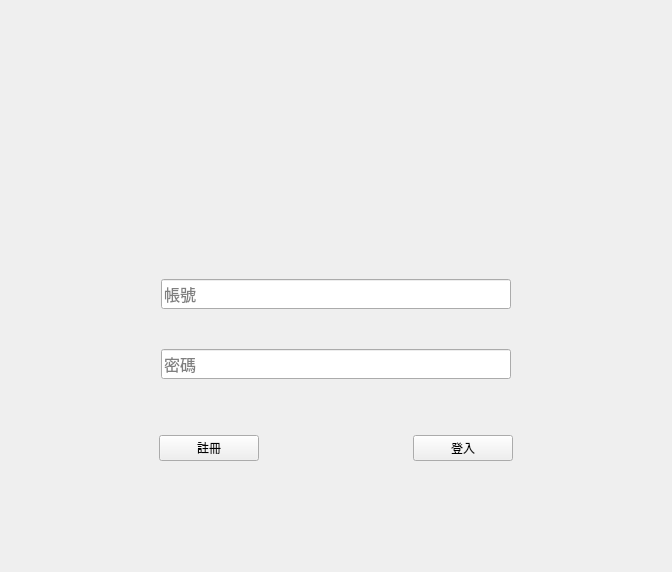
<?xml version="1.0" encoding="UTF-8"?>
<ui version="4.0">
 <class>Form</class>
 <widget class="QWidget" name="Form">
  <property name="geometry">
   <rect>
    <x>0</x>
    <y>0</y>
    <width>672</width>
    <height>572</height>
   </rect>
  </property>
  <property name="windowTitle">
   <string>Form</string>
  </property>
  <layout class="QVBoxLayout" name="verticalLayout_4">
   <item>
    <spacer name="verticalSpacer_2">
     <property name="orientation">
      <enum>Qt::Vertical</enum>
     </property>
     <property name="sizeType">
      <enum>QSizePolicy::Fixed</enum>
     </property>
     <property name="sizeHint" stdset="0">
      <size>
       <width>100</width>
       <height>10</height>
      </size>
     </property>
    </spacer>
   </item>
   <item>
    <widget class="QLabel" name="label_2">
     <property name="text">
      <string/>
     </property>
     <property name="pixmap">
      <pixmap>icon.png</pixmap>
     </property>
     <property name="alignment">
      <set>Qt::AlignCenter</set>
     </property>
    </widget>
   </item>
   <item>
    <layout class="QVBoxLayout" name="verticalLayout" stretch="0,0,0,0">
     <property name="spacing">
      <number>20</number>
     </property>
     <property name="sizeConstraint">
      <enum>QLayout::SetDefaultConstraint</enum>
     </property>
     <property name="leftMargin">
      <number>150</number>
     </property>
     <property name="topMargin">
      <number>0</number>
     </property>
     <property name="rightMargin">
      <number>150</number>
     </property>
     <property name="bottomMargin">
      <number>50</number>
     </property>
     <item>
      <widget class="QLabel" name="label">
       <property name="maximumSize">
        <size>
         <width>500</width>
         <height>250</height>
        </size>
       </property>
       <property name="text">
        <string/>
       </property>
       <property name="pixmap">
        <pixmap>../../Downloads/icon.png</pixmap>
       </property>
       <property name="alignment">
        <set>Qt::AlignCenter</set>
       </property>
      </widget>
     </item>
     <item>
      <widget class="QLineEdit" name="lineEdit">
       <property name="minimumSize">
        <size>
         <width>350</width>
         <height>30</height>
        </size>
       </property>
       <property name="maximumSize">
        <size>
         <width>350</width>
         <height>30</height>
        </size>
       </property>
       <property name="font">
        <font>
         <family>微軟正黑體</family>
         <pointsize>12</pointsize>
        </font>
       </property>
       <property name="placeholderText">
        <string>帳號</string>
       </property>
      </widget>
     </item>
     <item>
      <spacer name="verticalSpacer_4">
       <property name="orientation">
        <enum>Qt::Vertical</enum>
       </property>
       <property name="sizeType">
        <enum>QSizePolicy::Fixed</enum>
       </property>
       <property name="sizeHint" stdset="0">
        <size>
         <width>20</width>
         <height>20</height>
        </size>
       </property>
      </spacer>
     </item>
     <item>
      <widget class="QLineEdit" name="lineEdit_2">
       <property name="minimumSize">
        <size>
         <width>350</width>
         <height>30</height>
        </size>
       </property>
       <property name="maximumSize">
        <size>
         <width>350</width>
         <height>30</height>
        </size>
       </property>
       <property name="font">
        <font>
         <family>微軟正黑體</family>
         <pointsize>12</pointsize>
        </font>
       </property>
       <property name="contextMenuPolicy">
        <enum>Qt::ActionsContextMenu</enum>
       </property>
       <property name="echoMode">
        <enum>QLineEdit::Password</enum>
       </property>
       <property name="placeholderText">
        <string>密碼</string>
       </property>
      </widget>
     </item>
    </layout>
   </item>
   <item>
    <layout class="QHBoxLayout" name="horizontalLayout">
     <property name="topMargin">
      <number>0</number>
     </property>
     <property name="rightMargin">
      <number>0</number>
     </property>
     <item>
      <widget class="QPushButton" name="pushButton">
       <property name="maximumSize">
        <size>
         <width>100</width>
         <height>16777215</height>
        </size>
       </property>
       <property name="text">
        <string>註冊</string>
       </property>
      </widget>
     </item>
     <item>
      <widget class="QPushButton" name="pushButton_2">
       <property name="maximumSize">
        <size>
         <width>100</width>
         <height>16777215</height>
        </size>
       </property>
       <property name="text">
        <string>登入</string>
       </property>
      </widget>
     </item>
    </layout>
   </item>
   <item>
    <spacer name="verticalSpacer">
     <property name="orientation">
      <enum>Qt::Vertical</enum>
     </property>
     <property name="sizeType">
      <enum>QSizePolicy::Fixed</enum>
     </property>
     <property name="sizeHint" stdset="0">
      <size>
       <width>40</width>
       <height>100</height>
      </size>
     </property>
    </spacer>
   </item>
  </layout>
 </widget>
 <resources/>
 <connections/>
</ui>
